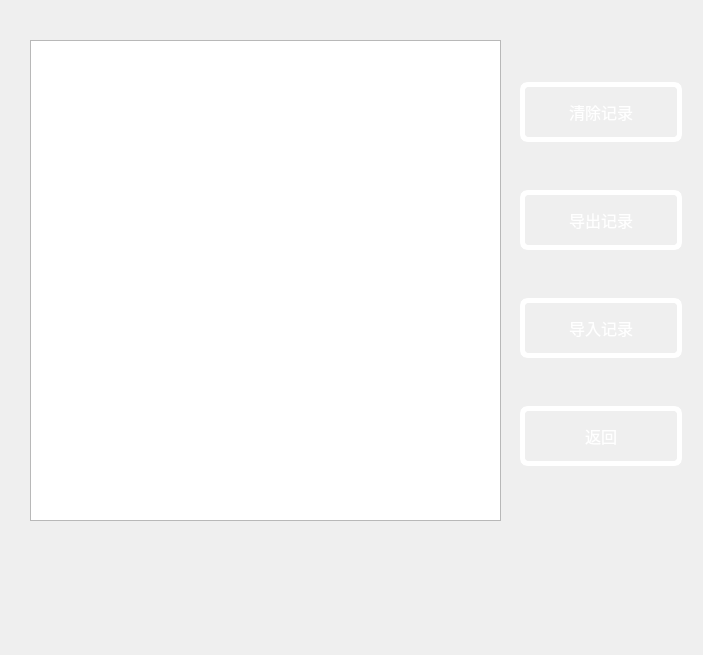
<?xml version="1.0" encoding="UTF-8"?>
<ui version="4.0">
 <class>HistoryDialog</class>
 <widget class="QDialog" name="HistoryDialog">
  <property name="geometry">
   <rect>
    <x>0</x>
    <y>0</y>
    <width>703</width>
    <height>655</height>
   </rect>
  </property>
  <property name="windowTitle">
   <string>Dialog</string>
  </property>
  <widget class="QListWidget" name="listWidget">
   <property name="geometry">
    <rect>
     <x>30</x>
     <y>40</y>
     <width>471</width>
     <height>481</height>
    </rect>
   </property>
  </widget>
  <widget class="QWidget" name="layoutWidget">
   <property name="geometry">
    <rect>
     <x>520</x>
     <y>40</y>
     <width>162</width>
     <height>471</height>
    </rect>
   </property>
   <layout class="QVBoxLayout" name="verticalLayout">
    <item>
     <widget class="QPushButton" name="clearButton">
      <property name="styleSheet">
       <string notr="true">QPushButton
{
background-color:rgba(255, 255, 255, 0);
border-radius: 8px;
width:150px;
height:50px;
text-align: center;
text-decoration: none;
font-size: 16px;

color:rgb(255, 255, 255);
border: 5px solid rgb(255, 255, 255);
}
QPushButton:hover
{
    /*背景颜色*/  
    background-color:rgb(199, 255, 255);
}
 
/*按钮按下态*/
QPushButton:pressed
{
    /*背景颜色*/  
    
    /*左内边距为3像素，让按下时字向右移动3像素*/  
    padding-left:40px;
    /*上内边距为3像素，让按下时字向下移动3像素*/  
    padding-top:20px;
}</string>
      </property>
      <property name="text">
       <string>清除记录</string>
      </property>
     </widget>
    </item>
    <item>
     <widget class="QPushButton" name="exportButton">
      <property name="styleSheet">
       <string notr="true">QPushButton
{
background-color:rgba(255, 255, 255, 0);
border-radius: 8px;
width:150px;
height:50px;
text-align: center;
text-decoration: none;
font-size: 16px;

color:rgb(255, 255, 255);
border: 5px solid rgb(255, 255, 255);
}
QPushButton:hover
{
    /*背景颜色*/  
    background-color:rgb(199, 255, 255);
}
 
/*按钮按下态*/
QPushButton:pressed
{
    /*背景颜色*/  
    
    /*左内边距为3像素，让按下时字向右移动3像素*/  
    padding-left:40px;
    /*上内边距为3像素，让按下时字向下移动3像素*/  
    padding-top:20px;
}</string>
      </property>
      <property name="text">
       <string>导出记录</string>
      </property>
     </widget>
    </item>
    <item>
     <widget class="QPushButton" name="importButton">
      <property name="styleSheet">
       <string notr="true">QPushButton
{
background-color:rgba(255, 255, 255, 0);
border-radius: 8px;
width:150px;
height:50px;
text-align: center;
text-decoration: none;
font-size: 16px;

color:rgb(255, 255, 255);
border: 5px solid rgb(255, 255, 255);
}
QPushButton:hover
{
    /*背景颜色*/  
    background-color:rgb(199, 255, 255);
}
 
/*按钮按下态*/
QPushButton:pressed
{
    /*背景颜色*/  
    
    /*左内边距为3像素，让按下时字向右移动3像素*/  
    padding-left:40px;
    /*上内边距为3像素，让按下时字向下移动3像素*/  
    padding-top:20px;
}</string>
      </property>
      <property name="text">
       <string>导入记录</string>
      </property>
     </widget>
    </item>
    <item>
     <widget class="QPushButton" name="backButton">
      <property name="styleSheet">
       <string notr="true">QPushButton
{
background-color:rgba(255, 255, 255, 0);
border-radius: 8px;
width:150px;
height:50px;
text-align: center;
text-decoration: none;
font-size: 16px;

color:rgb(255, 255, 255);
border: 5px solid rgb(255, 255, 255);
}
QPushButton:hover
{
    /*背景颜色*/  
    background-color:rgb(199, 255, 255);
}
 
/*按钮按下态*/
QPushButton:pressed
{
    /*背景颜色*/  
    
    /*左内边距为3像素，让按下时字向右移动3像素*/  
    padding-left:40px;
    /*上内边距为3像素，让按下时字向下移动3像素*/  
    padding-top:20px;
}</string>
      </property>
      <property name="text">
       <string>返回</string>
      </property>
     </widget>
    </item>
   </layout>
  </widget>
 </widget>
 <resources/>
 <connections/>
</ui>
